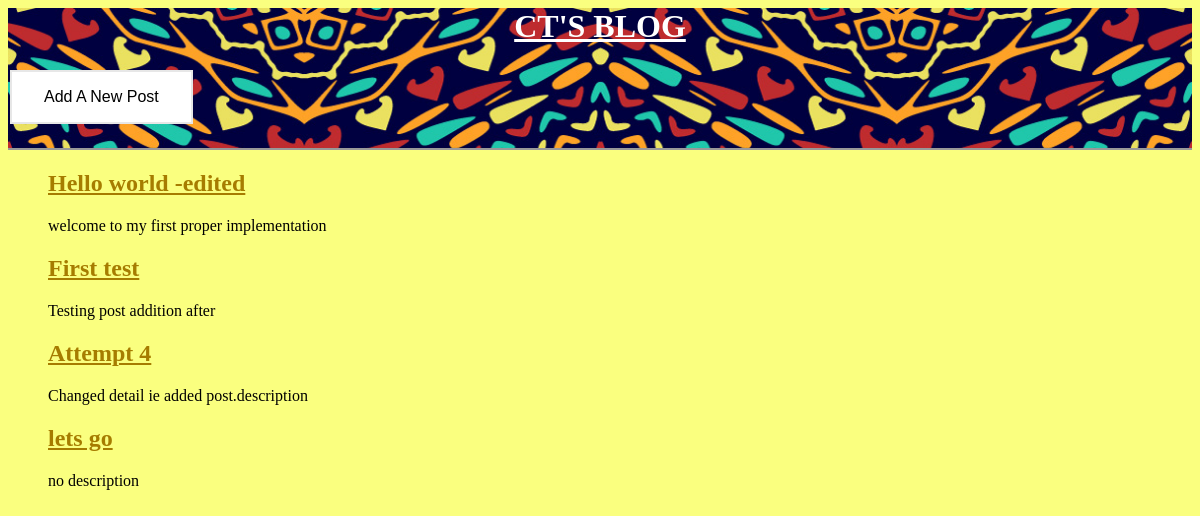
Before: / with the older database file.
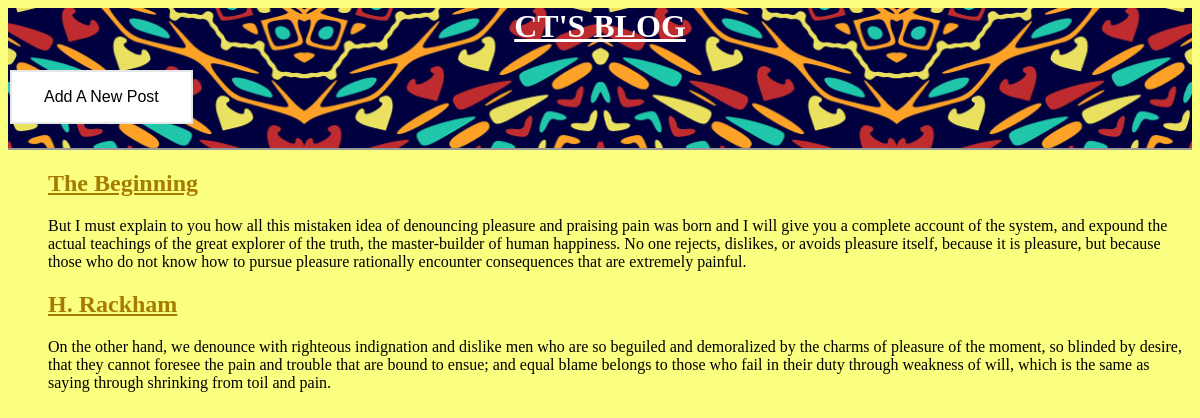
After: the same page with the newer database file.
### posts/models.py (models this page shows, shortened)
class Post(models.Model):
        title = models.CharField(max_length=200, default='no title yet!')
        description = models.TextField()

### posts/views.py (the view)
# urls.py: path('', HomePageView.as_view(), name='home'),
class HomePageView(ListView):
    model = Post
    template_name = 'home.html'
    context_object_name= 'all_posts_list'

### templates/home.html
{% extends 'base.html' %}
{% block content %}
<ul>
{% for post in all_posts_list %}
<div class="post-entry">
    <h2><a href="{% url 'post_detail' post.pk %}">{{ post.title }}</a></h2>
    <p>{{ post.description}}</p>
</div>
{% endfor %}
</ul>
{% endblock content %}

### templates/base.html (shortened to what this page needs)
{% load static %}
<html>
    <head>
        <link rel="stylesheet" href="{% static 'css/base.css' %}">
    </head>
    <body>
        <header>
            <div class="rightside">
            <h1><a href="{% url 'home' %}"><center>CT'S BLOG</center></a></h1>
            </div>
            <div class="leftside">
            <h2><a href="{% url 'post_new' %}"><button>Add A New Post</button>
            </a></h2>
            </div>
        </header>
        <div>
            {% block content %}
            {% endblock content %}
        </div>
    </body>
</html>

### static/css/base.css (style rules this page uses)
header { border-bottom: 2px solid #999; background-image: url("../457.jpg"); background-repeat: no-repeat; background-size:100% }
body { background-color: #FAFF7F; }
header h1 a { color:white; }
button { color: white; padding: 16px 32px; text-align: center; text-decoration: none; display: inline-block; font-size: 16px; margin: 4px 2px; -webkit-transition-duration: 0.4s; transition-duration: 0.4s; cursor: pointer; background-color: white; color: black; border: 2px solid #e7e7e7; }
ul h2 a { color: #a67c00; }

Changed rows visible on the page:
removed Post: title "Hello world -edited", description "welcome to my first proper implementation"
removed Post: title "First test", description "Testing post addition after"
removed Post: title "Attempt 4", description "Changed detail ie added post.description"
removed Post: title "lets go", description "no description"
added Post: title "The Beginning", description "But I must explain to you how all this mistaken idea of denouncing pleasure and praising pain was born and I will give you a complete account of the system, and expound the actual teachings of the great explorer of the truth, the master-builder of human happiness. No one rejects, dislikes, or avoids pleasure itself, because it is pleasure, but because those who do not know how to pursue pleasure rationally encounter consequences that are extremely painful."
added Post: title "H. Rackham", description "On the other hand, we denounce with righteous indignation and dislike men who are so beguiled and demoralized by the charms of pleasure of the moment, so blinded by desire, that they cannot foresee the pain and trouble that are bound to ensue; and equal blame belongs to those who fail in their duty through weakness of will, which is the same as saying through shrinking from toil and pain."
